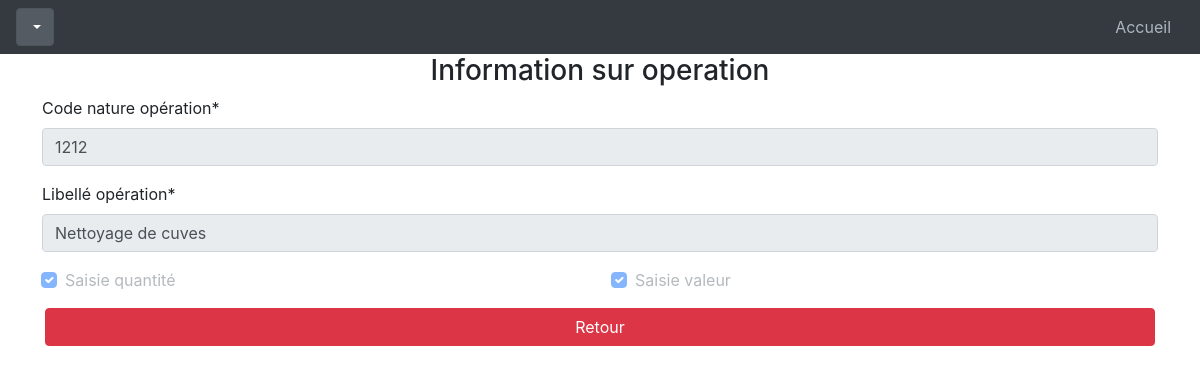
/natOpinfo/1, run on the app's committed database.
### profilAdmin/models.py (models this page shows, shortened)
class Natoperation(models.Model): #vente de carburant
    idnatope = models.AutoField(primary_key=True)
    codope = models.CharField(max_length=20)
    libope = models.CharField(max_length=40)
    saiqte = models.BooleanField( )
    saival = models.BooleanField( )
    class Meta:
        managed = True
        db_table = 'natoperation'

### profilAdmin/views.py (the view)
# urls.py: path('natOpinfo/<str:pk>', views.natOpInfo, name='natOpinfo'),
@csrf_exempt
def natOpInfo(request, pk):
    natOp = get_object_or_404(Natoperation, idnatope=pk)
    infoNatOp = natOpForm(request.POST or None, instance=natOp)
    context = {'infoNatOp': infoNatOp}
    return render(request, folderLocation+'info/natOpInfo.html', context)

### profilAdmin/forms.py
class natOpForm(forms.ModelForm):
    class Meta:
        model = Natoperation
        fields = '__all__'
        labels = {
            'codope':"Code nature opération",
            'libope':"Libellé opération",
            'saiqte':"Saisie quantité",
            'saival':"Saisie valeur",
        }

### templates/interfaces/administ/parametreDeBase/info/natOpInfo.html (shortened to what this page needs)
{% extends "interfaces/administ/infoTemplate.html" %}
{% load crispy_forms_tags %}
{% block idTitle %}infoNatOpID{% endblock idTitle %}
{% block formTitle %}Information sur operation{% endblock formTitle %}
{% block body %}
<div class="row">
    {{ infoNatOp.codope|as_crispy_field }}
</div>
<div class="row">
    {{ infoNatOp.libope|as_crispy_field }}
</div>
<div class="row">
    <div class="col-md-6 mb-0">
        {{ infoNatOp.saiqte|as_crispy_field }}
    </div>
    <div class="col-md-6 mb-0">
        {{ infoNatOp.saival|as_crispy_field }}
    </div>
</div>
{% endblock body %}
{% block retour %}{% url 'natOps' %}{% endblock retour %}

### data on the page
Natoperation: codope "1212", libope "Nettoyage de cuves", saiqte "☑", saival "☑"
